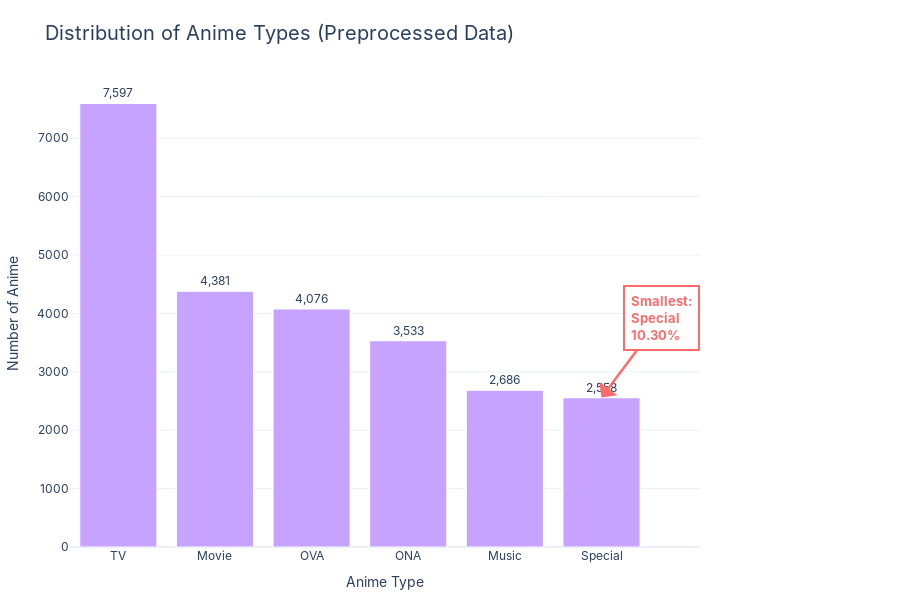

Notebook source saved alongside this figure:
### Markdown cell above
### 3.2.2.Correct Insight

### Code cell
fig = px.bar(
    type_counts,
    x='Type',
    y='Count',
    title='Distribution of Anime Types (Preprocessed Data)',
    labels={'Type': 'Anime Type', 'Count': 'Number of Anime'},
    text='Count'
)

fig.update_traces(
    marker_color=base_color,
    marker_line_color='white',
    marker_line_width=1.2,
    textposition='outside',
    texttemplate='%{text:,}',
    hovertemplate='<b>Type:</b> %{x}<br>Count: %{y:,}<br>Percentage: %{customdata:.2f}%',
    customdata=type_counts['Percentage']
)

fig.add_annotation(
    x=min_type,
    y=type_counts.loc[min_idx, 'Count'],
    text=f"<b>Smallest:</b><br>{min_type}<br>{min_percentage:.2f}%",
    showarrow=True,
    arrowhead=1,
    arrowsize=1.5,
    arrowwidth=2.5,
    arrowcolor="#FF6B6B",
    ax=60,
    ay=-80,
    font=dict(size=13, color="#FF6B6B", family="Inter", weight="bold"),
    align="left",
    bgcolor="rgba(255, 255, 255, 0.95)",
    bordercolor="#FF6B6B",
    borderwidth=2,
    borderpad=6,
    opacity=1
)

fig.update_layout(
    font=dict(family="Inter", size=12),
    title_font=dict(size=20),
    showlegend=False,
    height=600,
    margin=dict(t=80, l=40, r=200, b=40)
)

fig.show()

### Figure 1 — Plotly figure (JSON) as saved in the notebook; plotly's stock layout.template omitted (floating-point values rounded to 4 significant figures)
{"data": [{"customdata": [30.59, 17.64, 16.41, 14.23, 10.82, 10.3], "hovertemplate": "<b>Type:</b> %{x}<br>Count: %{y:,}<br>Percentage: %{customdata:.2f}%", "legendgroup": "", "marker": {"color": "#C6A3FF", "line": {"color": "white", "width": 1.2}, "pattern": {"shape": ""}}, "name": "", "orientation": "v", "showlegend": false, "text": [7597.0, 4381.0, 4076.0, 3533.0, 2686.0, 2558.0], "textposition": "outside", "texttemplate": "%{text:,}", "type": "bar", "x": ["TV", "Movie", "OVA", "ONA", "Music", "Special"], "xaxis": "x", "y": [7597, 4381, 4076, 3533, 2686, 2558], "yaxis": "y"}], "layout": {"annotations": [{"align": "left", "arrowcolor": "#FF6B6B", "arrowhead": 1, "arrowsize": 1.5, "arrowwidth": 2.5, "ax": 60, "ay": -80, "bgcolor": "rgba(255, 255, 255, 0.95)", "bordercolor": "#FF6B6B", "borderpad": 6, "borderwidth": 2, "font": {"color": "#FF6B6B", "family": "Inter", "size": 13, "weight": "bold"}, "opacity": 1, "showarrow": true, "text": "<b>Smallest:</b><br>Special<br>10.30%", "x": "Special", "y": 2558}], "barmode": "relative", "font": {"family": "Inter", "size": 12}, "height": 600, "legend": {"tracegroupgap": 0}, "margin": {"b": 40, "l": 40, "r": 200, "t": 80}, "showlegend": false, "title": {"font": {"size": 20}, "text": "Distribution of Anime Types (Preprocessed Data)"}, "xaxis": {"anchor": "y", "domain": [0, 1], "title": {"text": "Anime Type"}}, "yaxis": {"anchor": "x", "domain": [0, 1], "title": {"text": "Number of Anime"}}}}
